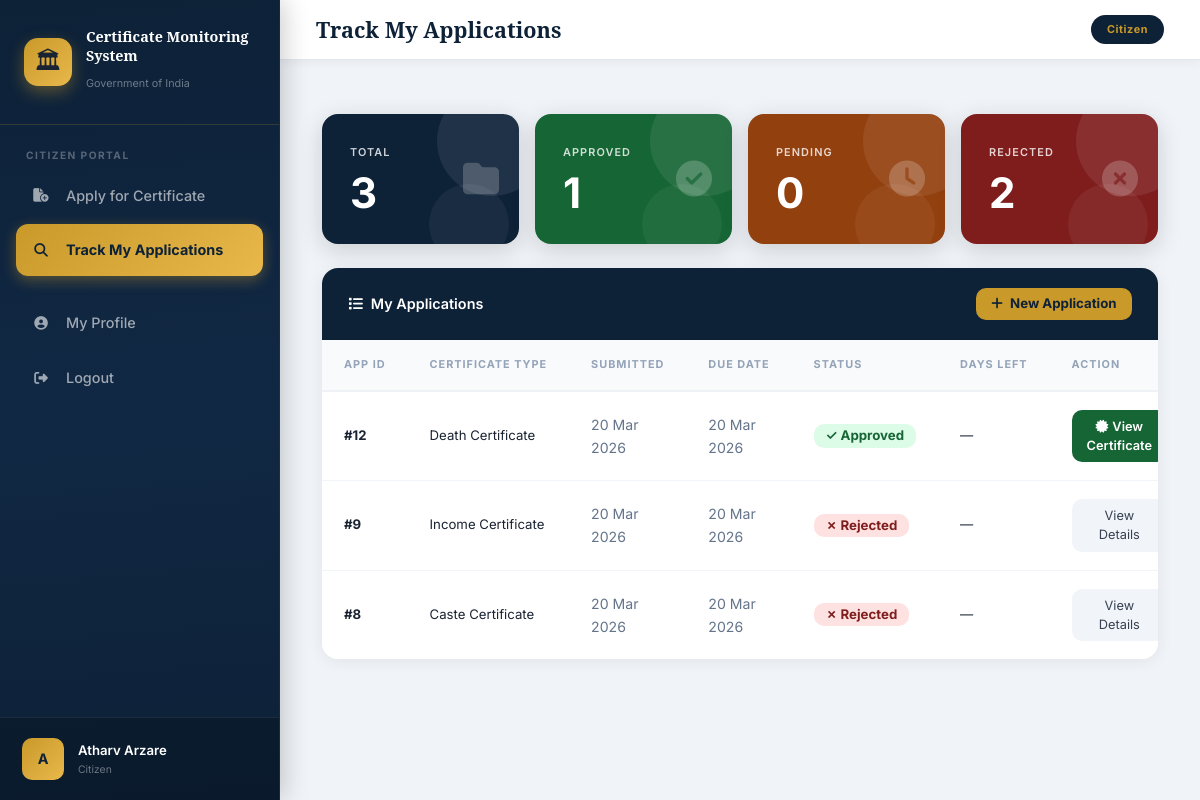
Screenshot of /applications/track/ (signed in) with the database file from the repository.
### users/models.py (models this page shows, shortened)
class User(AbstractUser):
    CITIZEN = 'CITIZEN'
    OFFICER = 'OFFICER'
    ADMIN = 'ADMIN'
    ROLE_CHOICES = [
        (CITIZEN, 'Citizen'),
        (OFFICER, 'Revenue Officer'),
        (ADMIN, 'Revenue Admin'),
    ]
    role = models.CharField(max_length=10, choices=ROLE_CHOICES, default=CITIZEN)
    phone = models.CharField(max_length=15, blank=True)
    address = models.TextField(blank=True)
    created_at = models.DateTimeField(auto_now_add=True)
    def is_citizen(self):
        return self.role == self.CITIZEN
    def is_officer(self):
        return self.role == self.OFFICER
    def is_admin(self):
        return self.role == self.ADMIN
    def get_role_display_name(self):
        return dict(self.ROLE_CHOICES).get(self.role, self.role)

### applications/models.py (models this page shows, shortened)
class CertificateApplication(models.Model):
    SUBMITTED = 'SUBMITTED'
    ASSIGNED = 'ASSIGNED'
    APPROVED = 'APPROVED'
    REJECTED = 'REJECTED'
    OVERDUE = 'OVERDUE'
    STATUS_CHOICES = [
        (SUBMITTED, 'Submitted'),
        (ASSIGNED, 'Assigned'),
        (APPROVED, 'Approved'),
        (REJECTED, 'Rejected'),
        (OVERDUE, 'Overdue'),
    ]
    CASTE = 'CASTE'
    INCOME = 'INCOME'
    BIRTH = 'BIRTH'
    DEATH = 'DEATH'
    CERTIFICATE_CHOICES = [
        (CASTE, 'Caste Certificate'),
        (INCOME, 'Income Certificate'),
        (BIRTH, 'Birth Certificate'),
        (DEATH, 'Death Certificate'),
    ]
    citizen = models.ForeignKey(User, on_delete=models.CASCADE, related_name='applications')
    assigned_officer = models.ForeignKey(
        OfficerProfile, on_delete=models.SET_NULL, null=True, blank=True,
        related_name='assigned_applications'
    )
    certificate_type = models.CharField(max_length=20, choices=CERTIFICATE_CHOICES)
    status = models.CharField(max_length=15, choices=STATUS_CHOICES, default=SUBMITTED)
    applicant_name = models.CharField(max_length=100)
    applicant_dob = models.DateField()
    applicant_gender = models.CharField(max_length=10, choices=[
        ('Male', 'Male'), ('Female', 'Female'), ('Other', 'Other')
    ])
    applicant_phone = models.CharField(max_length=15)
    applicant_address = models.TextField()
    aadhar_number = models.CharField(max_length=12)
    aadhar_photo = models.ImageField(upload_to='aadhar/%Y/%m/', null=True, blank=True)
    caste_name = models.CharField(max_length=100, blank=True)
    caste_category = models.CharField(max_length=10, blank=True, choices=[
        ('SC', 'SC'), ('ST', 'ST'), ('OBC', 'OBC'), ('General', 'General'),
    ])
    father_name = models.CharField(max_length=100, blank=True)
    purpose = models.TextField(blank=True)
    annual_income = models.CharField(max_length=20, blank=True)
    occupation = models.CharField(max_length=100, blank=True)
    income_purpose = models.TextField(blank=True)
    birth_place = models.CharField(max_length=200, blank=True)
    mother_name = models.CharField(max_length=100, blank=True)
    birth_father_name = models.CharField(max_length=100, blank=True)
    hospital_name = models.CharField(max_length=200, blank=True)
    deceased_name = models.CharField(max_length=100, blank=True)
    death_date = models.DateField(null=True, blank=True)
    death_place = models.CharField(max_length=200, blank=True)
    cause_of_death = models.CharField(max_length=200, blank=True)
    informant_name = models.CharField(max_length=100, blank=True)
    relation_to_deceased = models.CharField(max_length=50, blank=True)
    submitted_date = models.DateTimeField(default=timezone.now)
    assigned_date = models.DateTimeField(null=True, blank=True)
    due_date = models.DateTimeField(null=True, blank=True)
    processed_date = models.DateTimeField(null=True, blank=True)
    remarks = models.TextField(blank=True)
    class Meta:
        ordering = ['-submitted_date']
    def days_remaining(self):
        if self.due_date and self.status in [self.ASSIGNED, self.OVERDUE]:
            delta = self.due_date - timezone.now()
            return delta.days
        return None

### applications/views.py (the view)
# urls.py: path('track/', views.track_applications, name='track_applications'),
@login_required
def track_applications(request):
    if not request.user.is_citizen():
        messages.error(request, 'Access denied.')
        return redirect('login')
    applications = CertificateApplication.objects.filter(citizen=request.user)
    total = applications.count()
    approved = applications.filter(status='APPROVED').count()
    rejected = applications.filter(status='REJECTED').count()
    pending = applications.filter(status__in=['SUBMITTED', 'ASSIGNED', 'OVERDUE']).count()
    return render(request, 'applications/track.html', {
        'applications': applications,
        'total': total, 'approved': approved,
        'rejected': rejected, 'pending': pending,
    })

### templates/applications/track.html (shortened to what this page needs)
{% extends 'base.html' %}
{% load app_extras %}
{% block page_title %}Track My Applications{% endblock %}
{% block active_track %}active{% endblock %}
{% block content %}
<div class="row g-3 mb-4">
  <div class="col-6 col-md-3">
    <div class="stat-card" style="background:#0d2137;">
      <div class="stat-label">Total</div>
      <div class="stat-value">{{ total }}</div>
      <i class="fas fa-folder stat-icon"></i>
    </div>
  </div>
  <div class="col-6 col-md-3">
    <div class="stat-card" style="background:#166534;">
      <div class="stat-label">Approved</div>
      <div class="stat-value">{{ approved }}</div>
      <i class="fas fa-check-circle stat-icon"></i>
    </div>
  </div>
  <div class="col-6 col-md-3">
    <div class="stat-card" style="background:#92400e;">
      <div class="stat-label">Pending</div>
      <div class="stat-value">{{ pending }}</div>
      <i class="fas fa-clock stat-icon"></i>
    </div>
  </div>
  <div class="col-6 col-md-3">
    <div class="stat-card" style="background:#7f1d1d;">
      <div class="stat-label">Rejected</div>
      <div class="stat-value">{{ rejected }}</div>
      <i class="fas fa-times-circle stat-icon"></i>
    </div>
  </div>
</div>
<div class="card">
  <div class="card-header-navy d-flex justify-content-between align-items-center">
    <span><i class="fas fa-list me-2"></i>My Applications</span>
    <a href="{% url 'choose_certificate' %}" class="btn btn-sm" style="background:#c9992a;color:#0d2137;font-weight:700;border-radius:10px;font-size:0.83rem;padding:5px 14px;">
      <i class="fas fa-plus me-1"></i> New Application
    </a>
  </div>
  <div class="card-body p-0">
    {% if applications %}
    <div class="table-responsive">
      <table class="table table-clean mb-0">
        <thead>
          <tr>
            <th>App ID</th>
            <th>Certificate Type</th>
            <th>Submitted</th>
            <th>Due Date</th>
            <th>Status</th>
            <th>Days Left</th>
            <th>Action</th>
          </tr>
        </thead>
        <tbody>
          {% for app in applications %}
          <tr>
            <td><strong>#{{ app.id }}</strong></td>
            <td>{{ app.get_certificate_type_display }}</td>
            <td style="font-size:0.88rem;color:#64748b;">{{ app.submitted_date|date:"d M Y" }}</td>
            <td style="font-size:0.88rem;color:#64748b;">
              {% if app.due_date %}{{ app.due_date|date:"d M Y" }}{% else %}—{% endif %}
            </td>
            <td>
              {% if app.status == 'APPROVED' %}
                <span class="badge" style="background:#dcfce7;color:#166534;border-radius:10px;font-size:0.83rem;padding:5px 12px;">✓ Approved</span>
              {% elif app.status == 'REJECTED' %}
                <span class="badge" style="background:#fee2e2;color:#7f1d1d;border-radius:10px;font-size:0.83rem;padding:5px 12px;">✗ Rejected</span>
              {% elif app.status == 'OVERDUE' %}
                <span class="badge" style="background:#fce7f3;color:#9f1239;border-radius:10px;font-size:0.83rem;padding:5px 12px;">⚠ Overdue</span>
              {% elif app.status == 'ASSIGNED' %}
                <span class="badge" style="background:#fef3c7;color:#92400e;border-radius:10px;font-size:0.83rem;padding:5px 12px;">⟳ Under Review</span>
              {% else %}
                <span class="badge" style="background:#dbeafe;color:#1e3a8a;border-radius:10px;font-size:0.83rem;padding:5px 12px;">◎ Submitted</span>
              {% endif %}
            </td>
            <td>
              {% if app.days_remaining is not None %}
                {% if app.days_remaining < 0 %}
                  <span style="color:#9f1239;font-weight:700;font-size:0.88rem;">{{ app.days_remaining|abs_val }} days overdue</span>
                {% elif app.days_remaining == 0 %}
                  <span style="color:#c9992a;font-weight:700;font-size:0.88rem;">Due today!</span>
                {% else %}
                  <span style="color:#374151;font-size:0.88rem;">{{ app.days_remaining }} days</span>
                {% endif %}
              {% else %}—{% endif %}
            </td>
            <td>
              {% if app.status == 'APPROVED' %}
              <a href="{% url 'view_certificate' app.id %}" class="btn btn-sm" style="background:#166534;color:#fff;border-radius:10px;font-size:0.8rem;padding:6px 14px;font-weight:600;">
                <i class="fas fa-certificate me-1"></i>View Certificate
              </a>
              {% else %}
              <a href="{% url 'application_detail' app.id %}" class="btn btn-sm" style="background:#f1f5f9;color:#374151;border-radius:10px;font-size:0.8rem;padding:6px 14px;">
                View Details
              </a>
              {% endif %}
            </td>
          </tr>
          {% endfor %}
        </tbody>
      </table>
    </div>
    {% endif %}
  </div>
</div>
{% endblock %}

### templates/base.html (shortened to what this page needs)
<!DOCTYPE html>
<html lang="en">
<head>
    <link href="https://cdn.jsdelivr.net/npm/bootstrap@5.3.2/dist/css/bootstrap.min.css" rel="stylesheet">
    <link href="https://cdnjs.cloudflare.com/ajax/libs/font-awesome/6.5.0/css/all.min.css" rel="stylesheet">
</head>
<body>
{% if user.is_authenticated %}
<div class="sidebar">
    <div class="sidebar-brand">
        <div class="emblem">🏛</div>
        <div class="brand-text">
            <span class="brand-title">Certificate Monitoring System</span>
            <span class="brand-sub">Government of India</span>
        </div>
    </div>
    <div class="sidebar-section">
        {% if user.is_citizen %}
        <div class="sidebar-section-label">Citizen Portal</div>
        <a href="{% url 'choose_certificate' %}" class="nav-link-item {% block active_submit %}{% endblock %}">
            <span class="icon"><i class="fas fa-file-circle-plus"></i></span> Apply for Certificate
        </a>
        <a href="{% url 'track_applications' %}" class="nav-link-item {% block active_track %}{% endblock %}">
            <span class="icon"><i class="fas fa-magnifying-glass"></i></span> Track My Applications
        </a>
        {% endif %}
        <hr class="sidebar-divider">
        <a href="{% url 'profile' %}" class="nav-link-item">
            <span class="icon"><i class="fas fa-user-circle"></i></span> My Profile
        </a>
        <a href="{% url 'logout' %}" class="nav-link-item">
            <span class="icon"><i class="fas fa-right-from-bracket"></i></span> Logout
        </a>
    </div>
    <div class="sidebar-user">
        <div class="avatar">{{ user.username|first|upper }}</div>
        <div style="overflow:hidden; flex:1;">
            <div class="user-name">{{ user.get_full_name|default:user.username }}</div>
            <div class="user-role">{{ user.get_role_display_name }}</div>
        </div>
    </div>
</div>
<div class="main-wrapper">
    <div class="topbar">
        <div class="page-title">{% block page_title %}{% endblock %}</div>
        <span class="topbar-badge">{{ user.get_role_display_name }}</span>
    </div>
    <div class="messages-container">
    </div>
    <div class="content-area">
        {% block content %}{% endblock %}
    </div>
</div>
{% else %}
{% block auth_content %}{% endblock %}
{% endif %}
</body>
</html>

### rows the page displays
User: username|first "A", get_full_name "Atharv Arzare", get_role_display_name "Citizen"
CertificateApplication: id "12", certificate_type "Death Certificate", submitted_date "20 Mar 2026", due_date "20 Mar 2026", status "✓ Approved"
CertificateApplication: id "9", certificate_type "Income Certificate", submitted_date "20 Mar 2026", due_date "20 Mar 2026", status "✗ Rejected"
CertificateApplication: id "8", certificate_type "Caste Certificate", submitted_date "20 Mar 2026", due_date "20 Mar 2026", status "✗ Rejected"

### other values shown
{{ total }} "3"
{{ approved }} "1"
{{ pending }} "0"
{{ rejected }} "2"
